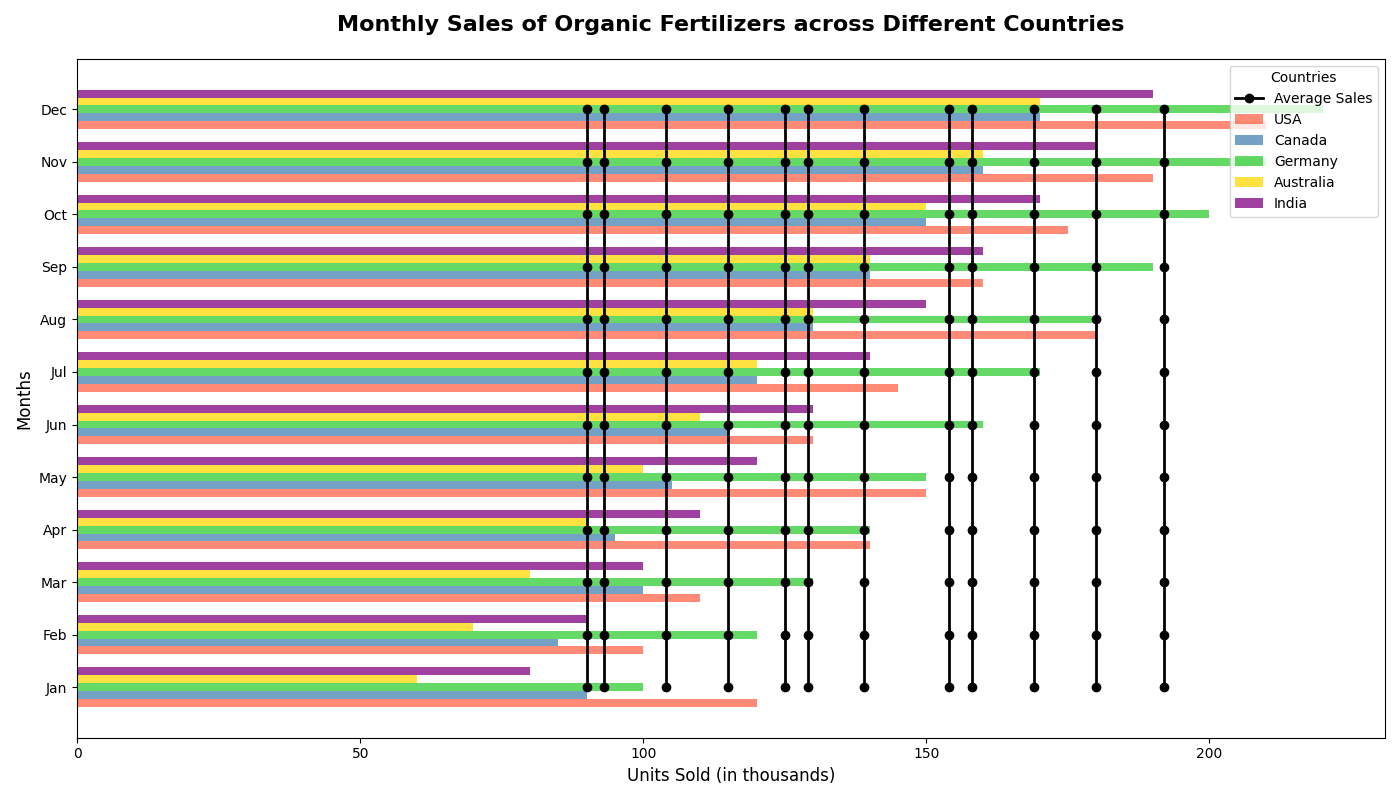

The Python source for this figure:
import numpy as np
import matplotlib.pyplot as plt

# Define the data
months = [
    'Jan', 'Feb', 'Mar', 'Apr', 'May', 'Jun', 
    'Jul', 'Aug', 'Sep', 'Oct', 'Nov', 'Dec'
]
countries = ['USA', 'Canada', 'Germany', 'Australia', 'India']
sales_data = np.array([
    [120, 100, 110, 140, 150, 130, 145, 180, 160, 175, 190, 210],  # USA
    [90, 85, 100, 95, 105, 115, 120, 130, 140, 150, 160, 170],    # Canada
    [100, 120, 130, 140, 150, 160, 170, 180, 190, 200, 210, 220],   # Germany
    [60, 70, 80, 90, 100, 110, 120, 130, 140, 150, 160, 170],     # Australia
    [80, 90, 100, 110, 120, 130, 140, 150, 160, 170, 180, 190]    # India
])

# Average monthly sales - across all countries
average_sales = sales_data.mean(axis=0)

# Create a figure with horizontal bar plot
fig, ax = plt.subplots(figsize=(14, 8))

bar_height = 0.15
index = np.arange(len(months))

# Plot individual country sales data using a horizontal bar chart
colors = ['#FF6347', '#4682B4', '#32CD32', '#FFD700', '#800080']
for i, country in enumerate(countries):
    ax.barh(index + i * bar_height, sales_data[i], bar_height, label=country, color=colors[i], alpha=0.75)

# Plot average monthly sales as a line on each bar
for i, avg in enumerate(average_sales):
    ax.plot([avg]*len(index), index + 2*bar_height, color='black', linestyle='-', marker='o', linewidth=2, markersize=6, label='Average Sales' if i == 0 else "")

# Set Title and Labels
ax.set_title('Monthly Sales of Organic Fertilizers across Different Countries', fontsize=16, fontweight='bold', pad=20)
ax.set_ylabel('Months', fontsize=12)
ax.set_xlabel('Units Sold (in thousands)', fontsize=12)
ax.set_yticks(index + 2 * bar_height)
ax.set_yticklabels(months, rotation=0)
ax.legend(title='Countries', loc='upper right', fontsize=10)

# Make sure everything fits without overlap
plt.tight_layout()

# Display the plot
plt.show()
